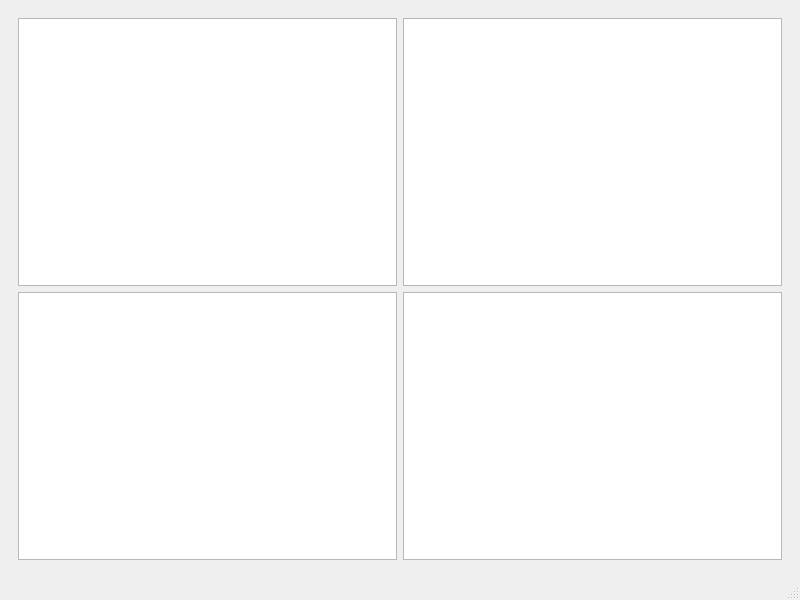
<?xml version="1.0" encoding="UTF-8"?>
<ui version="4.0">
 <class>MainWindow</class>
 <widget class="QMainWindow" name="MainWindow">
  <property name="geometry">
   <rect>
    <x>0</x>
    <y>0</y>
    <width>800</width>
    <height>600</height>
   </rect>
  </property>
  <property name="windowTitle">
   <string>HydroTech</string>
  </property>
  <property name="styleSheet">
   <string notr="true">&lt;property name=&quot;styleSheet&quot;&gt;
 &lt;string notr=&quot;true&quot;&gt;
/* --------------------- ESTILOS GLOBALES --------------------- */
QWidget {
    background-color: #F4FFFA;
    font-family: &quot;Segoe UI&quot;;
    color: #333333;
}

/* --------------------- TÍTULOS --------------------- */
QLabel#sectionTitle {
    font-size: 22px;
    font-weight: bold;
    color:rgb(0, 124, 249);
    qproperty-alignment: AlignCenter;
    margin: 15px 0;
}

QLabel#graphTitle {
    font-size: 18px;
    font-weight: bold;
    color: #34495e;
    qproperty-alignment: AlignCenter;
}

/* --------------------- TARJETAS --------------------- */
QFrame#cardFrame {
    background-color: white;
    border-radius: 15px;
    border: 1px solid #DDDDDD;
    padding: 15px;
    min-height: auto;
}

QFrame#phScaleFrame {
    background-color: white;
    border-radius: 15px;
    border: 1px solid #DDDDDD;
    padding: 20px;
    min-height: 200px;
}

QFrame#gaugeFrame {
    background-color: white;
    border-radius: 15px;
    border: 1px solid #DDDDDD;
    padding: 20px;
    min-height: 400px;
}

/* --------------------- SCROLL --------------------- */
QScrollArea {
    border: none;
    background: transparent;
}

QScrollBar:vertical {
    width: 10px;
    background: #f0f0f0;
    border-radius: 4px;
}

QScrollBar::handle:vertical {
    background: #c0c0c0;
    border-radius: 4px;
}
 &lt;/string&gt;
&lt;/property&gt;</string>
  </property>
  <widget class="QWidget" name="centralwidget">
   <layout class="QVBoxLayout" name="verticalLayout_2">
    <item>
     <widget class="QWidget" name="temp_Grafico" native="true">
      <layout class="QGridLayout" name="gridLayout">
       <item row="0" column="0">
        <widget class="QGraphicsView" name="pH_Grafico"/>
       </item>
       <item row="0" column="1">
        <widget class="QGraphicsView" name="temp_Grafica"/>
       </item>
       <item row="1" column="0">
        <widget class="QGraphicsView" name="CE_Grafica"/>
       </item>
       <item row="1" column="1">
        <widget class="QGraphicsView" name="ultrasonico_Grafica"/>
       </item>
      </layout>
     </widget>
    </item>
   </layout>
  </widget>
  <widget class="QMenuBar" name="menubar">
   <property name="geometry">
    <rect>
     <x>0</x>
     <y>0</y>
     <width>800</width>
     <height>22</height>
    </rect>
   </property>
  </widget>
  <widget class="QStatusBar" name="statusbar"/>
 </widget>
 <resources/>
 <connections/>
</ui>
